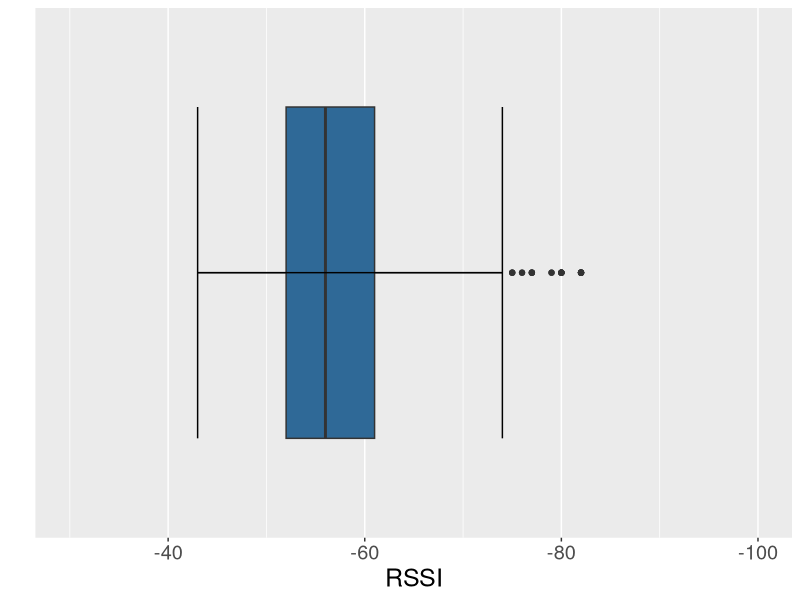
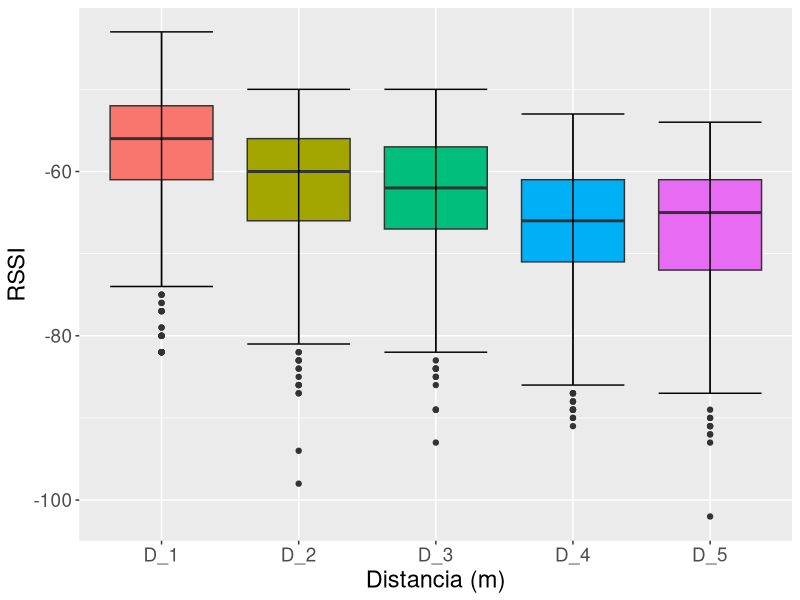
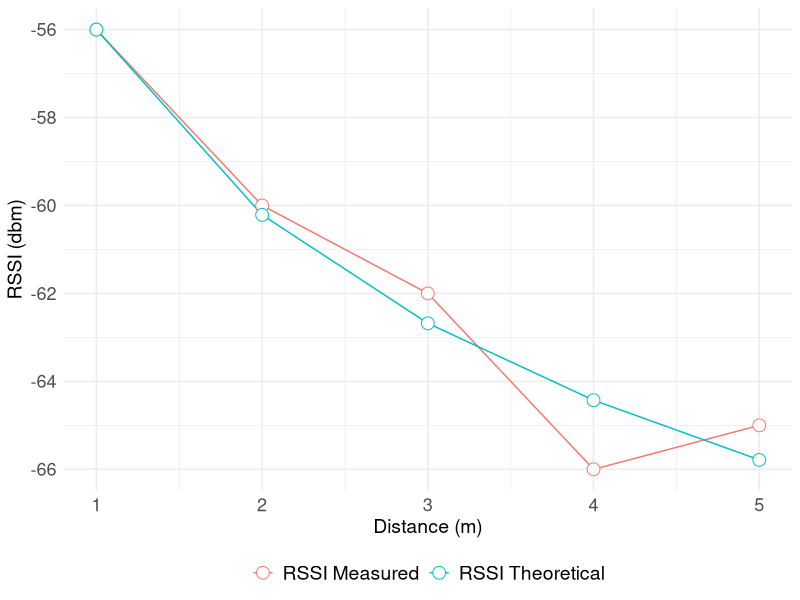

Write R code to recreate these figures, in order.
## ---- chunk 1
library(readxl)
data = read_excel('MeasuresRSSI.xlsx',
                  'SinObstaculos')

data2 <- data [,-1]   # Forma simple 2
head(data2)
dim(data2)
## ---- chunk 2
library(ggplot2)
ggplot(data2, aes(factor(0),D_1))+
geom_boxplot(fill="#2f6997") +
scale_x_discrete(breaks = NULL)+
coord_flip()+
stat_boxplot(geom ='errorbar')+
xlab("") + 
ylab("RSSI")+
theme(text = element_text(size=18))+
ylim (-30, -100)
#scale_y_continuous(limits = quantile(Data$surface, c(0.9, 0.1)))
#ggtitle("Un metro de distancia")
## ---- chunk 3
library(dplyr)
#data4 = data3 %>% select(Metros, RSSI, RSSI_Cal)
data_col = cbind (data2 [0:0], stack(data2[1:5]))
names (data_col) = c("RSSI","Distancia")
data_col

library(reshape2)

ggplot(data = data_col, aes(x = Distancia, y = RSSI)) +
geom_boxplot(aes(fill = Distancia))+
#scale_y_continuous(limits = c(0,200000))+
stat_boxplot(geom ='errorbar')+
ylab("RSSI")+
xlab("Distancia (m)")+
theme(text = element_text(size=17), legend.position="none")
#ggtitle("Diagrama de cajas - Precio x Habitaciones")
## ---- chunk 4
data_m <- c(1,2,3,4,5)
apply(data2,2, median)
data3 <-as.data.frame(apply(data2,2, median))
data3<-cbind(data3,data_m)
names (data3) = c("RSSI","Metros")
data3
## ---- chunk 5

rssiR =round(data3$RSSI[1],0)
data3$RSSI[1]=rssiR
rssiR

norte <- function(dis,rssiM) {
  resultado <- (rssiR-rssiM)/(10*(log10(dis)))
  return(resultado)
}



Calculon<-function(df){
  
  for (indiceFila in 1:nrow(df)) {
    df$n[indiceFila]<-norte(df$Metros[indiceFila],df$RSSI[indiceFila])
  }
  return(df)
}


data3 <- Calculon(data3)
data3[is.na(data3)] <- 0
data3

n2 = round(mean(data3$n[-c(1)]),1)
n2
n=1.4

rssi_cal <- function(dis) {
  resultado <- -((10*n*(log10(dis)))-(rssiR))
  return(resultado)
}


CalculoRSSI<-function(df){
  
  for (indiceFila in 1:nrow(df)) {
    df$RSSI_Cal[indiceFila]<-rssi_cal(df$Metros[indiceFila])
  }
  return(df)
}

data3 <- CalculoRSSI(data3)
data3[is.na(data3)] <- 0
data3
## ---- chunk 6
library(dplyr)
data4 = data3 %>% select(Metros, RSSI, RSSI_Cal)
data5 = cbind (data4 [0:1], stack(data4[2:3]))
names (data5) = c("Metros","RSSI","Tipo")
data5
## ---- chunk 7
library(ggplot2)
ggplot(data5, aes(x=Metros, y=RSSI, color=Tipo)) + 
  geom_line()  +
  geom_point( size=4, shape=21, fill="white") + 
  theme_minimal()+
  theme(axis.title = element_text(size = 14, angle=0))+
  theme(axis.text = element_text(size = 13, angle=0))+
  theme(legend.position = "bottom")+
  theme(legend.text = element_text(size = 14))+
  scale_y_continuous("RSSI (dbm)") + 
  scale_x_continuous("Distance (m)") + 
  scale_color_discrete(NULL,labels = c("RSSI Measured","RSSI Theoretical"))
